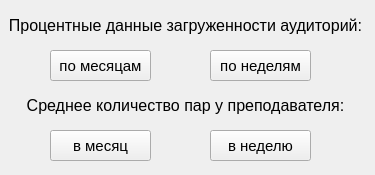
<?xml version="1.0" encoding="UTF-8"?>
<ui version="4.0">
 <class>MainWindow</class>
 <widget class="QMainWindow" name="MainWindow">
  <property name="geometry">
   <rect>
    <x>0</x>
    <y>0</y>
    <width>375</width>
    <height>175</height>
   </rect>
  </property>
  <property name="windowTitle">
   <string>MainWindow</string>
  </property>
  <widget class="QWidget" name="centralwidget">
   <widget class="QLabel" name="label">
    <property name="geometry">
     <rect>
      <x>0</x>
      <y>10</y>
      <width>371</width>
      <height>31</height>
     </rect>
    </property>
    <property name="text">
     <string>&lt;html&gt;&lt;head/&gt;&lt;body&gt;&lt;p align=&quot;center&quot;&gt;&lt;span style=&quot; font-size:12pt;&quot;&gt;Процентные данные загруженности аудиторий:&lt;/span&gt;&lt;/p&gt;&lt;/body&gt;&lt;/html&gt;</string>
    </property>
   </widget>
   <widget class="QLabel" name="label_2">
    <property name="geometry">
     <rect>
      <x>0</x>
      <y>90</y>
      <width>371</width>
      <height>31</height>
     </rect>
    </property>
    <property name="text">
     <string>&lt;html&gt;&lt;head/&gt;&lt;body&gt;&lt;p align=&quot;center&quot;&gt;&lt;span style=&quot; font-size:12pt;&quot;&gt;Среднее количество пар у преподавателя:&lt;/span&gt;&lt;/p&gt;&lt;/body&gt;&lt;/html&gt;</string>
    </property>
   </widget>
   <widget class="QPushButton" name="audit_month">
    <property name="geometry">
     <rect>
      <x>50</x>
      <y>50</y>
      <width>101</width>
      <height>31</height>
     </rect>
    </property>
    <property name="font">
     <font>
      <pointsize>11</pointsize>
     </font>
    </property>
    <property name="text">
     <string>по месяцам</string>
    </property>
   </widget>
   <widget class="QPushButton" name="audit_week">
    <property name="geometry">
     <rect>
      <x>210</x>
      <y>50</y>
      <width>101</width>
      <height>31</height>
     </rect>
    </property>
    <property name="font">
     <font>
      <pointsize>11</pointsize>
     </font>
    </property>
    <property name="text">
     <string>по неделям</string>
    </property>
   </widget>
   <widget class="QPushButton" name="teach_month">
    <property name="geometry">
     <rect>
      <x>50</x>
      <y>130</y>
      <width>101</width>
      <height>31</height>
     </rect>
    </property>
    <property name="font">
     <font>
      <pointsize>11</pointsize>
     </font>
    </property>
    <property name="text">
     <string>в месяц</string>
    </property>
   </widget>
   <widget class="QPushButton" name="teach_week">
    <property name="geometry">
     <rect>
      <x>210</x>
      <y>130</y>
      <width>101</width>
      <height>31</height>
     </rect>
    </property>
    <property name="font">
     <font>
      <pointsize>11</pointsize>
     </font>
    </property>
    <property name="text">
     <string>в неделю</string>
    </property>
   </widget>
  </widget>
 </widget>
 <resources/>
 <connections/>
</ui>
